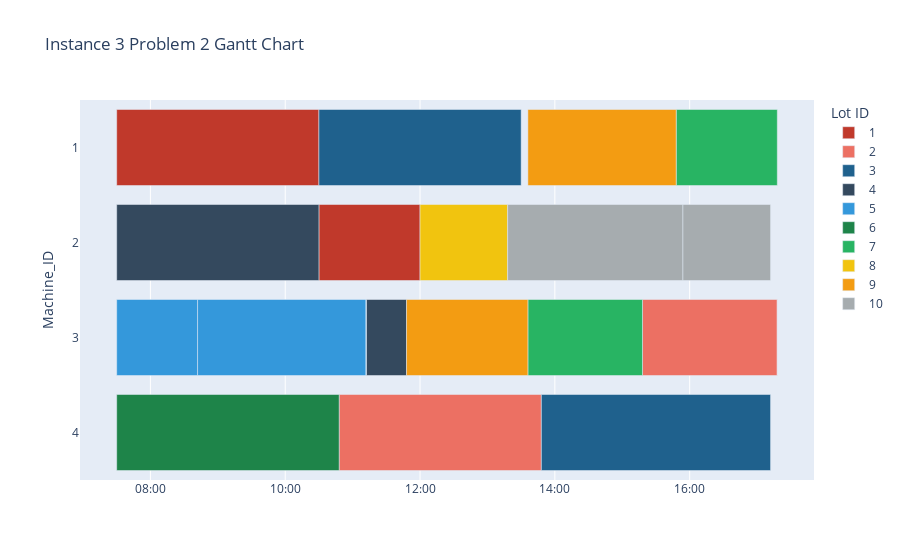

Notebook source saved alongside this figure:
### Markdown cell above
## Plot Gantt Charts

### Code cell
gantt_plot_2_3(x_opt, P, y_opt, instance_no, 2)

### Figure 1 — Plotly figure (JSON) as saved in the notebook; plotly's stock layout.template omitted (floating-point values rounded to 4 significant figures)
{"data": [{"alignmentgroup": "True", "base": ["2000-01-01T07:30:00", "2000-01-01T10:30:00"], "hovertemplate": "Job_ID=1<br>START_TIME=%{base}<br>END_TIME=%{x}<br>Machine_ID=%{y}<extra></extra>", "legendgroup": "1", "marker": {"color": "#C0392B"}, "name": "1", "offsetgroup": "1", "orientation": "h", "showlegend": true, "textposition": "auto", "type": "bar", "x": [10800000, 5400000], "xaxis": "x", "y": ["1", "2"], "yaxis": "y"}, {"alignmentgroup": "True", "base": ["2000-01-01T10:48:00", "2000-01-01T15:18:00"], "hovertemplate": "Job_ID=2<br>START_TIME=%{base}<br>END_TIME=%{x}<br>Machine_ID=%{y}<extra></extra>", "legendgroup": "2", "marker": {"color": "#EC7063"}, "name": "2", "offsetgroup": "2", "orientation": "h", "showlegend": true, "textposition": "auto", "type": "bar", "x": [10800000, 7200000], "xaxis": "x", "y": ["4", "3"], "yaxis": "y"}, {"alignmentgroup": "True", "base": ["2000-01-01T10:30:00", "2000-01-01T13:48:00"], "hovertemplate": "Job_ID=3<br>START_TIME=%{base}<br>END_TIME=%{x}<br>Machine_ID=%{y}<extra></extra>", "legendgroup": "3", "marker": {"color": "#1F618D"}, "name": "3", "offsetgroup": "3", "orientation": "h", "showlegend": true, "textposition": "auto", "type": "bar", "x": [10800000, 12240000], "xaxis": "x", "y": ["1", "4"], "yaxis": "y"}, {"alignmentgroup": "True", "base": ["2000-01-01T07:30:00", "2000-01-01T11:12:00"], "hovertemplate": "Job_ID=4<br>START_TIME=%{base}<br>END_TIME=%{x}<br>Machine_ID=%{y}<extra></extra>", "legendgroup": "4", "marker": {"color": "#34495E"}, "name": "4", "offsetgroup": "4", "orientation": "h", "showlegend": true, "textposition": "auto", "type": "bar", "x": [10800000, 2160000], "xaxis": "x", "y": ["2", "3"], "yaxis": "y"}, {"alignmentgroup": "True", "base": ["2000-01-01T07:30:00", "2000-01-01T08:42:00"], "hovertemplate": "Job_ID=5<br>START_TIME=%{base}<br>END_TIME=%{x}<br>Machine_ID=%{y}<extra></extra>", "legendgroup": "5", "marker": {"color": "#3498DB"}, "name": "5", "offsetgroup": "5", "orientation": "h", "showlegend": true, "textposition": "auto", "type": "bar", "x": [4320000, 9000000], "xaxis": "x", "y": ["3", "3"], "yaxis": "y"}, {"alignmentgroup": "True", "base": ["2000-01-01T07:30:00", "2000-01-01T11:12:00"], "hovertemplate": "Job_ID=6<br>START_TIME=%{base}<br>END_TIME=%{x}<br>Machine_ID=%{y}<extra></extra>", "legendgroup": "6", "marker": {"color": "#1E8449"}, "name": "6", "offsetgroup": "6", "orientation": "h", "showlegend": true, "textposition": "auto", "type": "bar", "x": [11880000, 0], "xaxis": "x", "y": ["4", "3"], "yaxis": "y"}, {"alignmentgroup": "True", "base": ["2000-01-01T13:36:00", "2000-01-01T15:48:00"], "hovertemplate": "Job_ID=7<br>START_TIME=%{base}<br>END_TIME=%{x}<br>Machine_ID=%{y}<extra></extra>", "legendgroup": "7", "marker": {"color": "#28B463"}, "name": "7", "offsetgroup": "7", "orientation": "h", "showlegend": true, "textposition": "auto", "type": "bar", "x": [6120000, 5400000], "xaxis": "x", "y": ["3", "1"], "yaxis": "y"}, {"alignmentgroup": "True", "base": ["2000-01-01T12:00:00", "2000-01-01T17:18:00"], "hovertemplate": "Job_ID=8<br>START_TIME=%{base}<br>END_TIME=%{x}<br>Machine_ID=%{y}<extra></extra>", "legendgroup": "8", "marker": {"color": "#F1C40F"}, "name": "8", "offsetgroup": "8", "orientation": "h", "showlegend": true, "textposition": "auto", "type": "bar", "x": [4680000, 0], "xaxis": "x", "y": ["2", "3"], "yaxis": "y"}, {"alignmentgroup": "True", "base": ["2000-01-01T11:48:00", "2000-01-01T13:36:00"], "hovertemplate": "Job_ID=9<br>START_TIME=%{base}<br>END_TIME=%{x}<br>Machine_ID=%{y}<extra></extra>", "legendgroup": "9", "marker": {"color": "#F39C12"}, "name": "9", "offsetgroup": "9", "orientation": "h", "showlegend": true, "textposition": "auto", "type": "bar", "x": [6480000, 7920000], "xaxis": "x", "y": ["3", "1"], "yaxis": "y"}, {"alignmentgroup": "True", "base": ["2000-01-01T13:18:00", "2000-01-01T15:54:00"], "hovertemplate": "Job_ID=10<br>START_TIME=%{base}<br>END_TIME=%{x}<br>Machine_ID=%{y}<extra></extra>", "legendgroup": "10", "marker": {"color": "#A6ACAF"}, "name": "10", "offsetgroup": "10", "orientation": "h", "showlegend": true, "textposition": "auto", "type": "bar", "x": [9360000, 4680000], "xaxis": "x", "y": ["2", "2"], "yaxis": "y"}], "layout": {"barmode": "overlay", "legend": {"title": {"text": "Lot ID"}, "tracegroupgap": 0}, "title": {"text": "Instance 3 Problem 2 Gantt Chart"}, "xaxis": {"anchor": "y", "domain": [0, 1], "tickformat": "%H:%M", "type": "date"}, "yaxis": {"anchor": "x", "categoryarray": ["4", "3", "2", "1"], "categoryorder": "array", "domain": [0, 1], "title": {"text": "Machine_ID"}}}}
